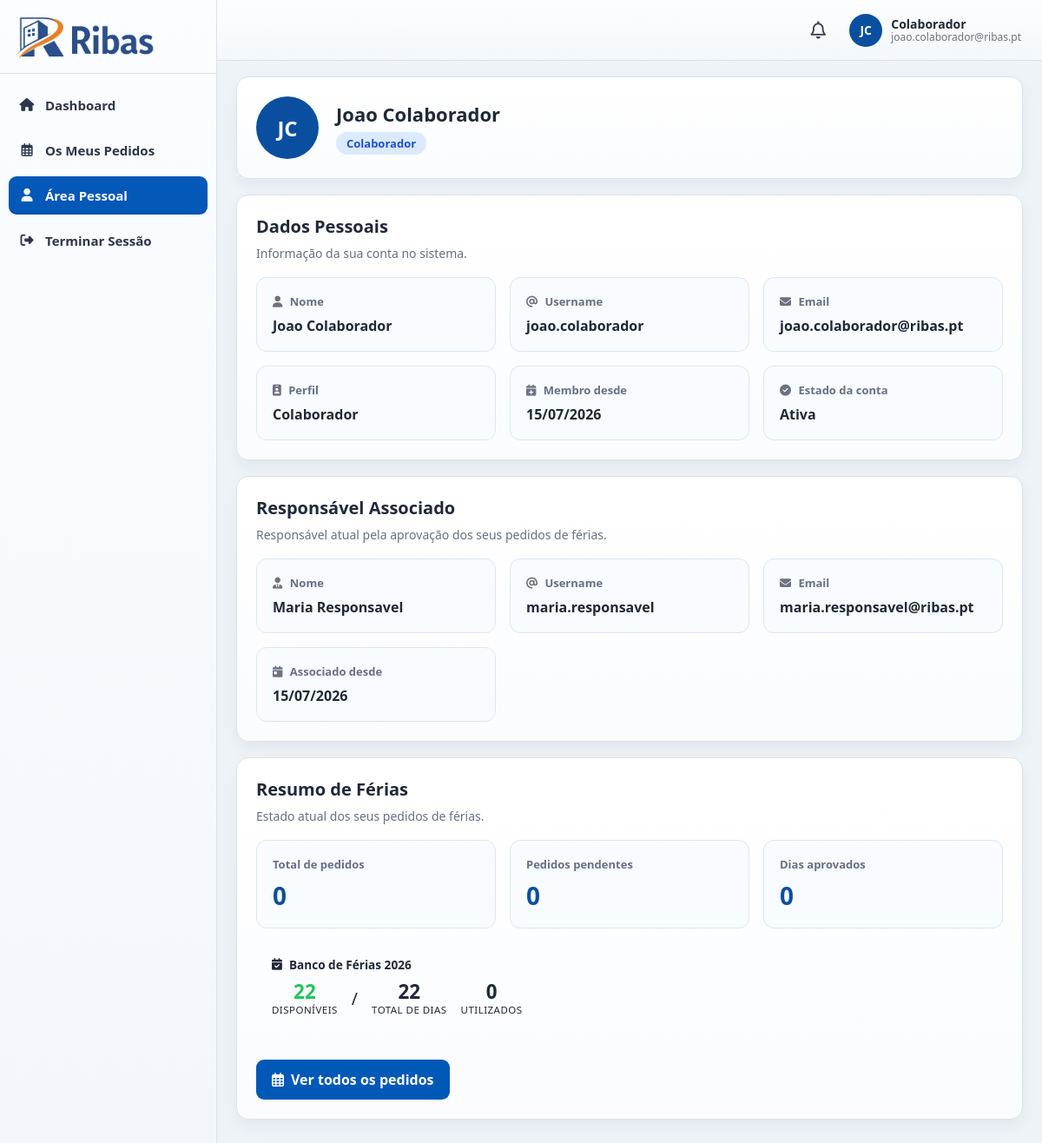
The app's page /colaborador/perfil.php (signed in) with its own data.
### tables this page shows
CREATE TABLE IF NOT EXISTS utilizadores (
    id INT UNSIGNED AUTO_INCREMENT PRIMARY KEY,
    nome VARCHAR(150) NOT NULL,
    username VARCHAR(80) NOT NULL UNIQUE,
    email VARCHAR(150) NOT NULL UNIQUE,
    password VARCHAR(255) NOT NULL,
    perfil ENUM('admin', 'responsavel', 'colaborador') NOT NULL,
    ativo TINYINT(1) NOT NULL DEFAULT 1,
    criado_em TIMESTAMP NOT NULL DEFAULT CURRENT_TIMESTAMP
);

CREATE TABLE IF NOT EXISTS responsaveis_colaboradores (
    id INT UNSIGNED AUTO_INCREMENT PRIMARY KEY,
    colaborador_id INT UNSIGNED NOT NULL,
    responsavel_id INT UNSIGNED NOT NULL,
    ativo TINYINT(1) NOT NULL DEFAULT 1,
    data_inicio DATE NOT NULL,
    criado_por INT UNSIGNED NOT NULL,
    criado_em TIMESTAMP NOT NULL DEFAULT CURRENT_TIMESTAMP,
    CONSTRAINT fk_rc_colaborador FOREIGN KEY (colaborador_id) REFERENCES utilizadores (id),
    CONSTRAINT fk_rc_responsavel FOREIGN KEY (responsavel_id) REFERENCES utilizadores (id),
    CONSTRAINT fk_rc_criado_por FOREIGN KEY (criado_por) REFERENCES utilizadores (id),
    INDEX idx_rc_responsavel_ativo (responsavel_id, ativo),
    INDEX idx_rc_colaborador_ativo (colaborador_id, ativo)
);

### includes/functions.php (called while the page is built, shortened)
<?php
function getCurrentUserId(): int
{
    return (int) ($_SESSION['user_id'] ?? 0);
}
function getUserInitials(string $nome): string
{
    $partes = preg_split('/\s+/', trim($nome));
    $iniciais = '';
    foreach (array_slice($partes, 0, 2) as $parte) {
        $iniciais .= strtoupper(substr($parte, 0, 1));
    }
    return $iniciais !== '' ? $iniciais : '--';
}
function e(string $value): string
{
    return htmlspecialchars($value, ENT_QUOTES, 'UTF-8');
}

### includes/ferias.php (called while the page is built, shortened)
<?php
require_once __DIR__ . '/functions.php';
function obterRelacaoAtivaColaborador(PDO $pdo, int $colaboradorId): ?array
{
    $stmt = $pdo->prepare(
        "SELECT
            rc.id,
            rc.colaborador_id,
            rc.responsavel_id,
            rc.data_inicio,
            u.nome AS nome_responsavel,
            u.email AS email_responsavel,
            u.username AS username_responsavel
         FROM responsaveis_colaboradores rc
         INNER JOIN utilizadores u ON u.id = rc.responsavel_id
         WHERE rc.colaborador_id = :colaborador_id
           AND rc.ativo = 1
         LIMIT 1"
    );
    $stmt->execute(['colaborador_id' => $colaboradorId]);
    $relacao = $stmt->fetch();
    return $relacao ?: null;
}
function obterResumoPedidosColaborador(PDO $pdo, int $colaboradorId): array
{
    $stmt = $pdo->prepare(
        "SELECT
            COUNT(*) AS total,
            SUM(CASE WHEN estado = 'PENDENTE' THEN 1 ELSE 0 END) AS pendentes,
            SUM(CASE WHEN estado = 'APROVADO' THEN dias_uteis ELSE 0 END) AS dias_aprovados
         FROM pedidos_ferias
         WHERE colaborador_id = :colaborador_id"
    );
    $stmt->execute(['colaborador_id' => $colaboradorId]);
    $resumo = $stmt->fetch() ?: [];
    return [
        'total' => (int) ($resumo['total'] ?? 0),
        'pendentes' => (int) ($resumo['pendentes'] ?? 0),
        'dias_aprovados' => (int) ($resumo['dias_aprovados'] ?? 0),
    ];
}
function formatarDataInterface(?string $data): string
{
    $objeto = DateTimeImmutable::createFromFormat('Y-m-d', substr($data, 0, 10));
    return $objeto->format('d/m/Y');
}
function traduzirPerfil(string $perfil): string
{
    return match ($perfil) {
        'admin' => 'Administrador',
        'responsavel' => 'Responsável',
        'colaborador' => 'Colaborador',
        default => $perfil,
    };
}
function obterSaldoFerias(PDO $pdo, int $colaboradorId, int $ano): array
{
    $stmt = $pdo->prepare(
        "SELECT dias_total FROM saldo_ferias WHERE colaborador_id = :cid AND ano = :ano LIMIT 1"
    );
    $stmt->execute(['cid' => $colaboradorId, 'ano' => $ano]);
    $row = $stmt->fetch();
    if (!$row) {
        $pdo->prepare(
            "INSERT IGNORE INTO saldo_ferias (colaborador_id, ano, dias_total) VALUES (:cid, :ano, 22)"
        )->execute(['cid' => $colaboradorId, 'ano' => $ano]);
        $diasTotal = 22;
    } else {
        $diasTotal = (int) $row['dias_total'];
    }
    $stmtUsados = $pdo->prepare(
        "SELECT COALESCE(SUM(dias_uteis), 0)
         FROM pedidos_ferias
         WHERE colaborador_id = :cid
           AND estado = 'APROVADO'
           AND YEAR(data_inicio) = :ano"
    );
    $stmtUsados->execute(['cid' => $colaboradorId, 'ano' => $ano]);
    $usados = (int) $stmtUsados->fetchColumn();
    return [
        'total'       => $diasTotal,
        'usados'      => $usados,
        'disponiveis' => max(0, $diasTotal - $usados),
    ];
}
function obterDadosColaborador(PDO $pdo, int $colaboradorId): ?array
{
    $stmt = $pdo->prepare(
        "SELECT id, nome, username, email, perfil, ativo, criado_em
         FROM utilizadores
         WHERE id = :id
         LIMIT 1"
    );
    $stmt->execute(['id' => $colaboradorId]);
    $utilizador = $stmt->fetch();
    return $utilizador ?: null;
}

### colaborador/perfil.php (the view, shortened to what this page needs)
<?php
require_once '../includes/auth.php';
require_once '../includes/ferias.php';
$userId = getCurrentUserId();
$nome = $_SESSION['nome'] ?? 'Colaborador';
$email = $_SESSION['email'] ?? '';
$utilizador = obterDadosColaborador($pdo, $userId);
$relacaoAtual = obterRelacaoAtivaColaborador($pdo, $userId);
$resumo = obterResumoPedidosColaborador($pdo, $userId);
$saldo = obterSaldoFerias($pdo, $userId, (int) date('Y'));
?>
<!DOCTYPE html>
<html lang="pt">
<head>
    <link rel="stylesheet" href="../assets/css/style.css">
    <link rel="stylesheet" href="https://cdnjs.cloudflare.com/ajax/libs/font-awesome/6.5.2/css/all.min.css">
</head>
<body class="dashboard-page">
<div class="admin-layout">
    <aside class="admin-sidebar">
        <div class="sidebar-top">
            <img src="../assets/img/ribas-logo.png" alt="Ribas" class="sidebar-logo">
        </div>
        <nav class="sidebar-menu">
            <a href="dashboard.php" class="sidebar-link">
                <span class="sidebar-icon"><i class="fa-solid fa-house"></i></span>
                <span>Dashboard</span>
            </a>
            <a href="pedidos.php" class="sidebar-link">
                <span class="sidebar-icon"><i class="fa-regular fa-calendar-days"></i></span>
                <span>Os Meus Pedidos</span>
            </a>
            <a href="perfil.php" class="sidebar-link active">
                <span class="sidebar-icon"><i class="fa-solid fa-user"></i></span>
                <span>Área Pessoal</span>
            </a>
            <a href="../auth/logout.php" class="sidebar-link">
                <span class="sidebar-icon"><i class="fa-solid fa-right-from-bracket"></i></span>
                <span>Terminar Sessão</span>
            </a>
        </nav>
    </aside>
    <div class="admin-main">
        <header class="admin-topbar">
            <div class="topbar-right">
                <?php include '../includes/notif_bell.php'; ?>
                <div class="admin-userbox">
                    <div class="admin-avatar"><?= e(getUserInitials($nome)) ?></div>
                    <div class="admin-userinfo">
                        <strong>Colaborador</strong>
                        <span><?= e($email) ?></span>
                    </div>
                </div>
            </div>
        </header>
        <main class="admin-content">
            <section class="page-card">
                <div class="perfil-header">
                    <div class="perfil-avatar"><?= e(getUserInitials($utilizador['nome'] ?? $nome)) ?></div>
                    <div class="perfil-header-info">
                        <h2><?= e($utilizador['nome'] ?? $nome) ?></h2>
                        <span class="perfil-role-badge"><?= e(traduzirPerfil($utilizador['perfil'] ?? 'colaborador')) ?></span>
                    </div>
                </div>
            </section>
            <section class="page-card section-spacing">
                <h2>Dados Pessoais</h2>
                <p>Informação da sua conta no sistema.</p>
                <div class="info-grid perfil-info-grid">
                    <div class="info-tile">
                        <span class="info-label"><i class="fa-solid fa-user"></i> Nome</span>
                        <strong><?= e($utilizador['nome'] ?? '-') ?></strong>
                    </div>
                    <div class="info-tile">
                        <span class="info-label"><i class="fa-solid fa-at"></i> Username</span>
                        <strong><?= e($utilizador['username'] ?? '-') ?></strong>
                    </div>
                    <div class="info-tile">
                        <span class="info-label"><i class="fa-solid fa-envelope"></i> Email</span>
                        <strong><?= e($utilizador['email'] ?? '-') ?></strong>
                    </div>
                    <div class="info-tile">
                        <span class="info-label"><i class="fa-solid fa-id-badge"></i> Perfil</span>
                        <strong><?= e(traduzirPerfil($utilizador['perfil'] ?? 'colaborador')) ?></strong>
                    </div>
                    <div class="info-tile">
                        <span class="info-label"><i class="fa-solid fa-calendar-plus"></i> Membro desde</span>
                        <strong><?= e(formatarDataInterface($utilizador['criado_em'] ?? null)) ?></strong>
                    </div>
                    <div class="info-tile">
                        <span class="info-label"><i class="fa-solid fa-circle-check"></i> Estado da conta</span>
                        <strong><?= ((int) ($utilizador['ativo'] ?? 0)) === 1 ? 'Ativa' : 'Inativa' ?></strong>
                    </div>
                </div>
            </section>
            <section class="page-card section-spacing">
                <h2>Responsável Associado</h2>
                <p>Responsável atual pela aprovação dos seus pedidos de férias.</p>
                <?php if ($relacaoAtual !== null): ?>
                    <div class="info-grid perfil-info-grid">
                        <div class="info-tile">
                            <span class="info-label"><i class="fa-solid fa-user-tie"></i> Nome</span>
                            <strong><?= e($relacaoAtual['nome_responsavel']) ?></strong>
                        </div>
                        <div class="info-tile">
                            <span class="info-label"><i class="fa-solid fa-at"></i> Username</span>
                            <strong><?= e($relacaoAtual['username_responsavel']) ?></strong>
                        </div>
                        <div class="info-tile">
                            <span class="info-label"><i class="fa-solid fa-envelope"></i> Email</span>
                            <strong><?= e($relacaoAtual['email_responsavel']) ?></strong>
                        </div>
                        <div class="info-tile">
                            <span class="info-label"><i class="fa-solid fa-calendar-day"></i> Associado desde</span>
                            <strong><?= e(formatarDataInterface($relacaoAtual['data_inicio'])) ?></strong>
                        </div>
                    </div>
                <?php else: ?>
                    <div class="alert alert-error">
                        Não existe um responsável ativo associado à sua conta. Contacte a administração.
                    </div>
                <?php endif; ?>
            </section>
            <section class="page-card section-spacing">
                <h2>Resumo de Férias</h2>
                <p>Estado atual dos seus pedidos de férias.</p>
                <div class="stats-grid">
                    <div class="stat-card">
                        <span class="stat-label">Total de pedidos</span>
                        <strong class="stat-value"><?= e((string) $resumo['total']) ?></strong>
                    </div>
                    <div class="stat-card">
                        <span class="stat-label">Pedidos pendentes</span>
                        <strong class="stat-value"><?= e((string) $resumo['pendentes']) ?></strong>
                    </div>
                    <div class="stat-card">
                        <span class="stat-label">Dias aprovados</span>
                        <strong class="stat-value"><?= e((string) $resumo['dias_aprovados']) ?></strong>
                    </div>
                </div>
                <div class="saldo-ferias-bar">
                    <div class="saldo-ferias-titulo">
                        <i class="fa-solid fa-calendar-check"></i>
                        <strong>Banco de Férias <?= date('Y') ?></strong>
                    </div>
                    <div class="saldo-ferias-nums">
                        <span class="saldo-item disponivel">
                            <span class="saldo-valor"><?= e((string) $saldo['disponiveis']) ?></span>
                            <span class="saldo-label">disponíveis</span>
                        </span>
                        <span class="saldo-sep">/</span>
                        <span class="saldo-item total">
                            <span class="saldo-valor"><?= e((string) $saldo['total']) ?></span>
                            <span class="saldo-label">total de dias</span>
                        </span>
                        <span class="saldo-item usado">
                            <span class="saldo-valor"><?= e((string) $saldo['usados']) ?></span>
                            <span class="saldo-label">utilizados</span>
                        </span>
                    </div>
                    <div class="saldo-barra-wrap">
                        <div class="saldo-barra-fill" style="width: <?= $saldo['total'] > 0 ? round(($saldo['usados'] / $saldo['total']) * 100) : 0 ?>%"></div>
                    </div>
                </div>
                <div class="perfil-actions">
                    <a href="pedidos.php" class="primary-btn">
                        <i class="fa-regular fa-calendar-days"></i> Ver todos os pedidos
                    </a>
                </div>
            </section>
        </main>
    </div>
</div>
</body>
</html>

### records on screen
utilizadores: nome "JC", nome "Joao Colaborador", perfil "Colaborador", username "joao.colaborador", email "joao.colaborador@ribas.pt", criado_em "15/07/2026"
responsaveis_colaboradores: responsavel.nome "Maria Responsavel", responsavel.username "maria.responsavel", responsavel.email "maria.responsavel@ribas.pt", data_inicio "15/07/2026"

### other values on screen
getUserInitials($nome) "JC"
$email "joao.colaborador@ribas.pt"
$resumo['total'] "0"
$resumo['pendentes'] "0"
$resumo['dias_aprovados'] "0"
$saldo['disponiveis'] "22"
$saldo['total'] "22"
$saldo['usados'] "0"
